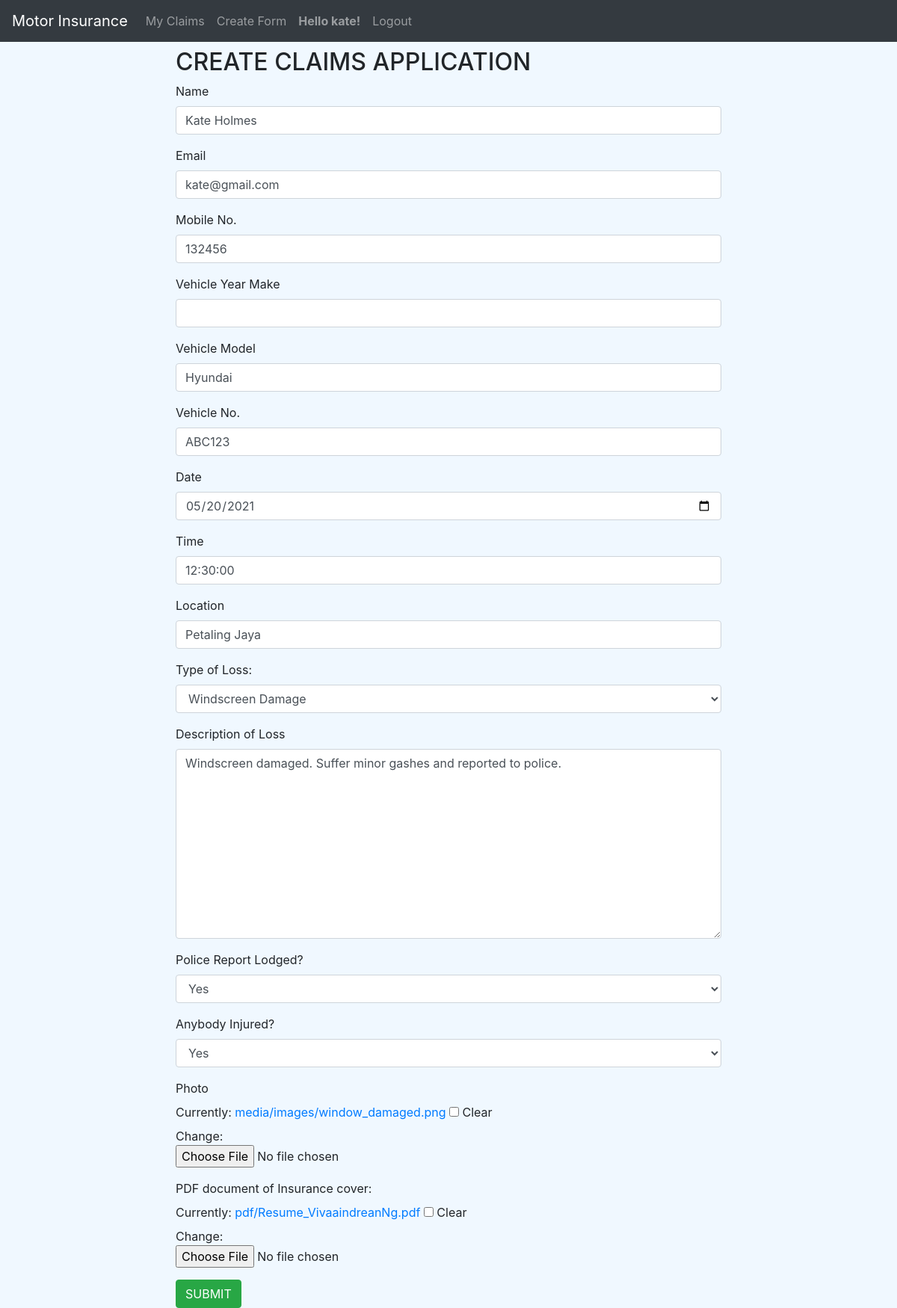
Screenshot of /update-form/34 (signed in) with the database file from the repository.
### claims/models.py (models this page shows, shortened)
class ClaimsModel(models.Model):
    owner = models.ForeignKey(User, null=True, blank=True, on_delete=SET_NULL)
    name = models.CharField("Name", max_length=100)
    email = models.EmailField("Email", null=True, blank=True)
    mobileNo = models.IntegerField("Mobile No.", null=True, blank=True)
    vehicleYearMake = models.IntegerField(
        "Vehicle Year Make", null=True, blank=True)
    vehicleModel = models.CharField(
        "Vehicle Model", max_length=100, null=True, blank=True)
    vehicleNo = models.CharField(
        "Vehicle No.", max_length=10, null=True, blank=True)
    date = models.DateField("Date", null=True, blank=True)
    time = models.TimeField("Time", null=True, blank=True)
    location = models.CharField(
        "Location", null=True, blank=True, max_length=400)
    typeOfLoss = models.CharField(
        "Type of Loss:", default="Own Damage", max_length=20)
    description = models.CharField(
        "Description of Loss", null=True, blank=True, max_length=2000)
    isPoliceReported = models.CharField(
        "Police Report Lodged?", default="No", max_length=3)
    isInjured = models.CharField(
        "Anybody Injured?", default="No", max_length=3)
    photo = models.ImageField("Photo", blank=True, upload_to='media/images/')
    pdf = models.FileField(
        "PDF document of Insurance cover:", blank=True, upload_to='pdf/')
    UPDATE_STATUS_CHOICES = [
        ("In Progress", "In Progress"),
        ("Accepted", "Accepted")
    ]
    updateStatus = models.CharField("Update Status",
                                    max_length=20,
                                    default="In Progress",
                                    choices=UPDATE_STATUS_CHOICES)

### claims/views.py (the view, shortened to what this page needs)
# urls.py: path("update-form/<int:claimId>", views.updateForm, name="update-form"),
def updateForm(request, claimId):
    claim = ClaimsModel.objects.get(id=claimId)
    form = ClaimModelForm(instance=claim)
    context = {"form": form}
    return render(request, "claims/claimsForm.html", context)

### claims/forms.py
class ClaimModelForm(forms.ModelForm):
    class Meta:
        CHOICES_FOR_LOSS_TYPES = (
            ("Own Damage", "Own Damage"),
            ("Knock for Knock", "Knock for Knock"),
            ("Windscreen Damage", "Windscreen Damage"),
            ("Theft", "Theft")
        )
        BINARY_CHOICES = [
            ("Yes", "Yes"),
            ("No", "No")]
        model = ClaimsModel
        fields = '__all__'
        widgets = {
            "date": forms.widgets.DateInput(attrs={'type': 'date'}),
            "time:": forms.widgets.TimeInput(attrs={'type': 'time'}),
            "typeOfLoss": forms.Select(choices=CHOICES_FOR_LOSS_TYPES),
            "description": forms.Textarea,
            "isPoliceReported": forms.Select(choices=BINARY_CHOICES),
            "isInjured": forms.Select(choices=BINARY_CHOICES),
            "updateStatus": forms.HiddenInput(),
            "owner": forms.HiddenInput()
        }

### claims/templates/claims/claimsForm.html (shortened to what this page needs)
{% extends 'claims/base.html' %}
{% load crispy_forms_tags %}
{% block heading %} CREATE CLAIMS APPLICATION {% endblock %}
{% block content %}
    {% if user.is_authenticated %}
    <form method="POST" action=""
        enctype="multipart/form-data">
        {{ form|crispy }}
        <button type="submit" class="btn btn-success">SUBMIT</button>
    </form>
    {% else %}
        <p>
            <h2>You need to be logged in to create or update claims: <a href="{% url 'login' %}">Login</a></h2>
        </p>
    {% endif %}
{% endblock %}

### claims/templates/claims/navbar.html (shortened to what this page needs)
<nav class="navbar navbar-expand-lg navbar-dark bg-dark">
    <a class="navbar-brand" href="{% url 'home' %}">Motor Insurance</a>
    <div class="collapse navbar-collapse" id="navbarNav">
      <ul class="navbar-nav">
        <li class="nav-item">
          <a class="nav-link" href="{% url 'display-forms' %}">My Claims</a>
        </li>
        <li class="nav-item">
          <a class="nav-link" href="{% url 'create-form' %}">Create Form</a>
        </li>
        {% if user.is_authenticated %}
          <li class="nav-item">
            <a class="nav-link" style="font-weight: bold;">Hello {{ user.username }}!</a>
          </li>
          <li class="nav-item">
            <a class="nav-link" href="{% url 'logout' %}">Logout</a>
          </li>
        {% endif %}
      </ul>
    </div>
  </nav>

### rows the page displays
ClaimsModel: name "Kate Holmes", email "kate@gmail.com", mobileNo "132456", vehicleModel "Hyundai", vehicleNo "ABC123", date "05/20/2021", time "12:30:00", location "Petaling Jaya", typeOfLoss "Windscreen Damage", description "Windscreen damaged. Suffer minor gashes and reported to police.", isPoliceReported "Yes", isInjured "Yes"

### other values shown
{{ user.username }} "kate"
